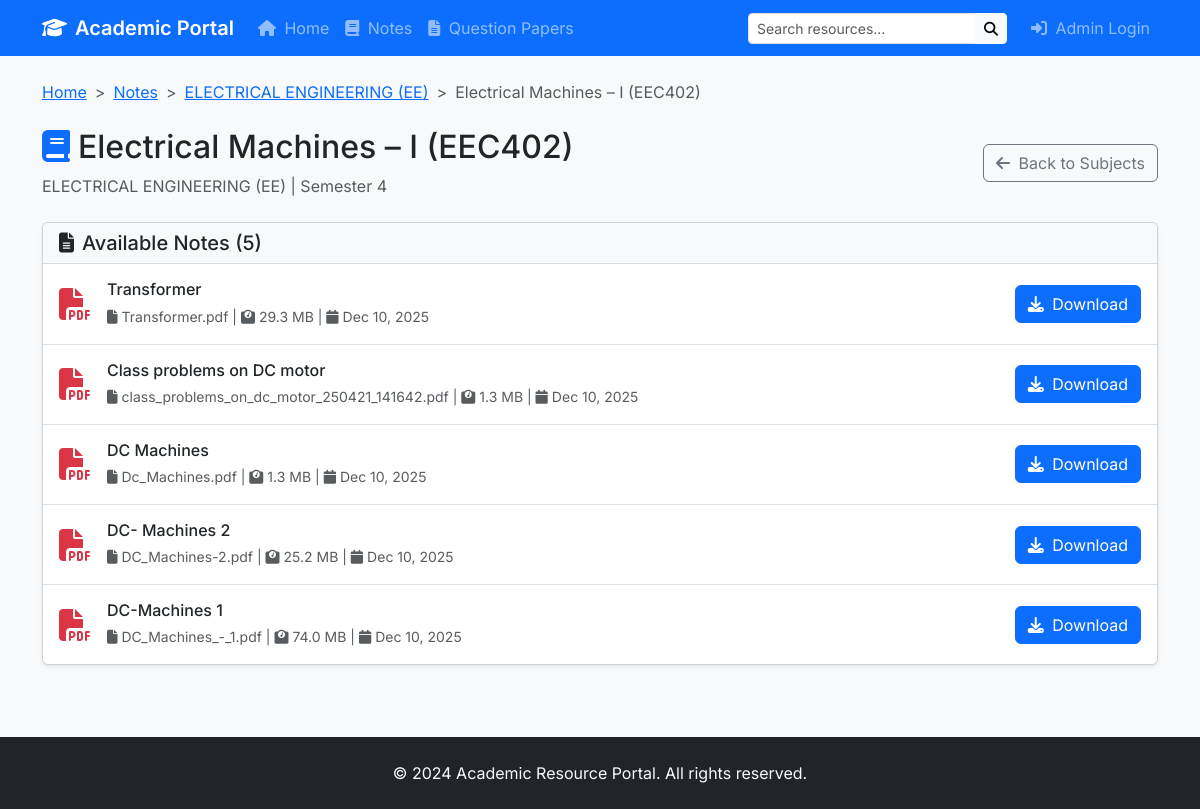
Screenshot of /notes/subject/2 with the database file from the repository.
### models.py (models this page shows, shortened)
class Course(db.Model):
    id = db.Column(db.Integer, primary_key=True)
    name = db.Column(db.String(100), unique=True, nullable=False)
    description = db.Column(db.Text)
    created_at = db.Column(db.DateTime, default=datetime.utcnow)
    subjects = db.relationship('Subject', backref='course', lazy=True, cascade='all, delete-orphan')

class Subject(db.Model):
    id = db.Column(db.Integer, primary_key=True)
    name = db.Column(db.String(100), nullable=False)
    course_id = db.Column(db.Integer, db.ForeignKey('course.id'), nullable=False)
    semester = db.Column(db.Integer, nullable=False)
    created_at = db.Column(db.DateTime, default=datetime.utcnow)
    notes = db.relationship('Note', backref='subject', lazy=True, cascade='all, delete-orphan')
    question_papers = db.relationship('QuestionPaper', backref='subject', lazy=True, cascade='all, delete-orphan')

class Note(db.Model):
    id = db.Column(db.Integer, primary_key=True)
    title = db.Column(db.String(200), nullable=False)
    description = db.Column(db.Text)
    filename = db.Column(db.String(255), nullable=False)
    original_filename = db.Column(db.String(255), nullable=False)
    file_size = db.Column(db.Integer)
    subject_id = db.Column(db.Integer, db.ForeignKey('subject.id'), nullable=False)
    uploaded_at = db.Column(db.DateTime, default=datetime.utcnow)
    download_count = db.Column(db.Integer, default=0)
    tags = db.relationship('Tag', secondary='note_tags', backref=db.backref('notes', lazy='dynamic'))

### routes.py (the view)
@app.route('/notes/subject/<int:subject_id>')
def subject_notes(subject_id):
    subject = Subject.query.get_or_404(subject_id)
    notes = Note.query.filter_by(subject_id=subject_id).order_by(Note.uploaded_at.desc()).all()
    return render_template('subject_notes.html', subject=subject, notes=notes)

### routes.py (called while the page is built)
def format_file_size(size):
    if size < 1024:
        return f"{size} B"
    elif size < 1024 * 1024:
        return f"{size / 1024:.1f} KB"
    else:
        return f"{size / (1024 * 1024):.1f} MB"

### templates/subject_notes.html (shortened to what this page needs)
{% extends "base.html" %}
{% block content %}
<nav aria-label="breadcrumb" class="mb-4">
    <ol class="breadcrumb">
        <li class="breadcrumb-item"><a href="{{ url_for('index') }}">Home</a></li>
        <li class="breadcrumb-item"><a href="{{ url_for('notes') }}">Notes</a></li>
        <li class="breadcrumb-item"><a href="{{ url_for('course_subjects', course_id=subject.course.id) }}">{{ subject.course.name }}</a></li>
        <li class="breadcrumb-item active">{{ subject.name }}</li>
    </ol>
</nav>
<div class="d-flex justify-content-between align-items-center mb-4">
    <div>
        <h2><i class="fas fa-book me-2 text-primary"></i>{{ subject.name }}</h2>
        <p class="text-muted mb-0">{{ subject.course.name }} | Semester {{ subject.semester }}</p>
    </div>
    <a href="{{ url_for('course_subjects', course_id=subject.course.id) }}" class="btn btn-outline-secondary">
        <i class="fas fa-arrow-left me-1"></i> Back to Subjects
    </a>
</div>
{% if notes %}
<div class="card shadow-sm">
    <div class="card-header bg-light">
        <h5 class="mb-0"><i class="fas fa-file-alt me-2"></i>Available Notes ({{ notes|length }})</h5>
    </div>
    <div class="list-group list-group-flush">
        {% for note in notes %}
        <div class="list-group-item d-flex justify-content-between align-items-center py-3">
            <div class="d-flex align-items-center">
                {% set ext = note.original_filename.rsplit('.', 1)[-1].lower() %}
                {% if ext == 'pdf' %}
                <i class="fas fa-file-pdf text-danger fa-2x me-3"></i>
                {% elif ext in ['doc', 'docx'] %}
                <i class="fas fa-file-word text-primary fa-2x me-3"></i>
                {% elif ext in ['ppt', 'pptx'] %}
                <i class="fas fa-file-powerpoint text-warning fa-2x me-3"></i>
                {% else %}
                <i class="fas fa-file text-secondary fa-2x me-3"></i>
                {% endif %}
                <div>
                    <h6 class="mb-1">{{ note.title }}</h6>
                    <small class="text-muted">
                        <i class="fas fa-file me-1"></i>{{ note.original_filename }} |
                        <i class="fas fa-weight me-1"></i>{{ note.file_size|format_size }} |
                        <i class="fas fa-calendar me-1"></i>{{ note.uploaded_at.strftime('%b %d, %Y') }}
                    </small>
                </div>
            </div>
            <a href="{{ url_for('download_file', filename=note.filename) }}"
               class="btn btn-primary"
               download="{{ note.original_filename }}">
                <i class="fas fa-download me-1"></i> Download
            </a>
        </div>
        {% endfor %}
    </div>
</div>
{% else %}
<div class="alert alert-info">
    <i class="fas fa-info-circle me-2"></i>No notes available for this subject yet.
</div>
{% endif %}
{% endblock %}

### static/css/style.css (style rules this page uses)
body { font-family: 'Inter', sans-serif; background-color: #f8f9fa; min-height: 100vh; display: flex; flex-direction: column; }
.card-header { border-bottom: 1px solid rgba(0, 0, 0, 0.125); }
.list-group-item { border-left: none; border-right: none; }
.list-group-item:first-child { border-top: none; }
.breadcrumb { background-color: transparent; padding: 0; margin-bottom: 0; }
.breadcrumb-item + .breadcrumb-item::before { content: ">"; }

### rows the page displays
Course: course.name "ELECTRICAL ENGINEERING (EE)"
Subject: name "Electrical Machines – I (EEC402)", semester "4"
Note: title "Transformer", original_filename "Transformer.pdf", file_size "29.3 MB", uploaded_at "Dec 10, 2025"
Note: title "Class problems on DC motor", original_filename "class_problems_on_dc_motor_250421_141642.pdf", file_size "1.3 MB", uploaded_at "Dec 10, 2025"
Note: title "DC Machines", original_filename "Dc_Machines.pdf", file_size "1.3 MB", uploaded_at "Dec 10, 2025"
Note: title "DC- Machines 2", original_filename "DC_Machines-2.pdf", file_size "25.2 MB", uploaded_at "Dec 10, 2025"
Note: title "DC-Machines 1", original_filename "DC_Machines_-_1.pdf", file_size "74.0 MB", uploaded_at "Dec 10, 2025"

### other values shown
{{ notes|length }} "5"
